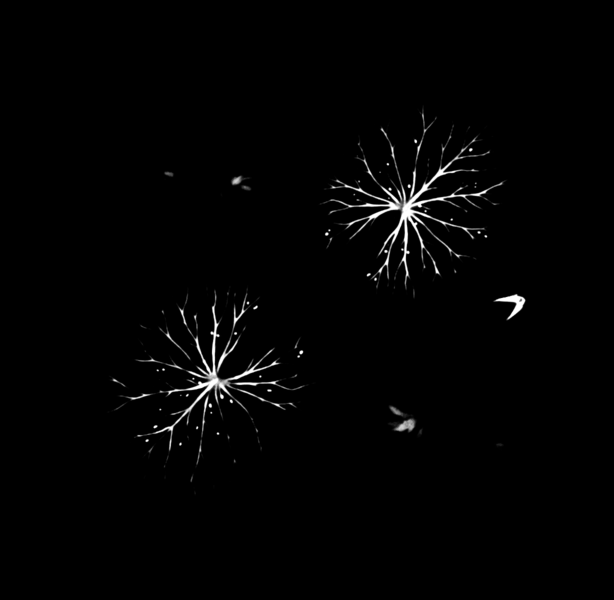
#> input picture tools/source-art/pond-ecology-v8/void/void-lily-group-01-emissive.png, 1228 x 1200 px (shown at 1/2 size)
$ python -i void_flora.py   (imports and definitions only)
#> lines starting #> are read from the running program, lines starting #| are printed output that depends on the picture
#> in mask_from_source, `alpha = rgba[..., 3] / 255`: alpha: shape (1200, 1228) float32; every value is 1
"""Void flora source processing: chroma-key cutout, canvas normalisation, emissive mask.

Cut-out from a raw Antigravity JPG or ComfyUI PNG (flat #00FF00 key):
    python -I void_flora.py <raw.jpg> <out_dir> <name> <family> [--fill F] [--gain G] [--match ref.png,...]
--match pulls the base tissue colour (mean/spread per channel) to that of approved sources, so a
second generator reads as the same material.
Re-derive masks from committed sources (bit-exact, no raw needed):
    python -I void_flora.py --mask-only <void-*.png>... [--gain G]
family: pad | group | nest | strip | lichen | overhang
Writes <name>.png (RGBA, authored alpha) and <name>-emissive.png (8-bit L, identical canvas,
zero wherever the colour is transparent).
"""
import sys, json
import numpy as np
from PIL import Image, ImageFilter

# Fraction of the canvas the plant's alpha bbox occupies (matches the v8 sources).
FILL = {'pad': .71, 'group': .72, 'nest': .73, 'strip': .82, 'lichen': .77, 'overhang': .82}
# Canvas aspect (w/h) for families whose exporter keeps the canvas (preserveCanvas); None = bbox aspect.
ASPECT = {'nest': 1768 / 1178}


def smoothstep(e0, e1, x):
    t = np.clip((x - e0) / (e1 - e0), 0, 1)
    return t * t * (3 - 2 * t)


# [21 lines left out: function key_out, not called in this run]


def _box(x, r, axis):
    pad = [(0, 0)] * x.ndim
    pad[axis] = (r + 1, r)
    c = np.cumsum(np.pad(x, pad, mode='edge'), axis=axis, dtype=np.float64)
    hi = np.take(c, range(2 * r + 1, c.shape[axis]), axis=axis)
    lo = np.take(c, range(0, c.shape[axis] - 2 * r - 1), axis=axis)
    return ((hi - lo) / (2 * r + 1)).astype(np.float32)


def blur(x, sigma):
    """Float gaussian approximation (three box passes per axis)."""
    x = np.float32(x)
    if sigma < 1:
        k = np.exp(-np.arange(-2, 3) ** 2 / (2 * sigma * sigma)); k /= k.sum()
        for axis in (0, 1):
            x = sum(w * np.roll(x, s, axis) for s, w in zip(range(-2, 3), k))
        return x
    r = max(1, int(round(np.sqrt(12 * sigma * sigma / 3 + 1) - 1) // 2))
    for axis in (0, 1):
        for _ in range(3):
            x = _box(x, r, axis)
    return x


# [7 lines left out: function tame_highlights, not called in this run]


def tissue(colour, alpha):
    """Opaque base tissue without the bright violet veins and spore points."""
    return (alpha > .8) & (emissive(colour, alpha) < .08)


# [11 lines left out: function match_palette, not called in this run]


def emissive(colour, alpha, gain=1.0):
    """Glowing veins/spore points only: violet chroma, adaptive to the image, high-passed
    so broad bruise mottling stays dark while thin veins and dots light up."""
#> called with gain = 1
    r, g, b = colour[..., 0], colour[..., 1], colour[..., 2]
    # Hue gate: red must sit between green and blue (violet, not pure blue/cyan or magenta).
    hue = smoothstep(-10, 25, r - g) * smoothstep(-40, 10, b - r)
#> in smoothstep, `t = np.clip((x - e0) / (e1 - e0), 0, 1)`: t: shape (1200, 1228) float32; every value is 0.286
#> in smoothstep, `return t * t * (3 - 2 * t)`: returned value: shape (1200, 1228) float32; every value is 0.198
#> in smoothstep (call 2), `t = np.clip((x - e0) / (e1 - e0), 0, 1)`: t: shape (1200, 1228) float32; every value is 0.8
#> in smoothstep (call 2), `return t * t * (3 - 2 * t)`: returned value: shape (1200, 1228) float32; every value is 0.896
#> hue: shape (1200, 1228) float32; every value is 0.178
    s = (b - g) * hue
#> s: shape (1200, 1228) float32; every value is 0
    solid = alpha > .9
#> solid: shape (1200, 1228) bool; every value is 1
    p = float(np.percentile(s[solid], 99.6)) if solid.any() else 120.0
#> p = 0
    hi, lo = .82 * p, max(38.0, .46 * p)
#> hi = 0; lo = 38
    level = smoothstep(lo, hi, s)
    local = s - blur(s * alpha, 14) / np.maximum(blur(alpha, 14), 1e-3)
#> the loop in blur, `for axis in (0, 1):` made 2 passes
#> the loop in blur (call 2), `for axis in (0, 1):` made 2 passes
#> pass 1, in _box (call 7), `c = np.cumsum(np.pad(x, pad, mode='edge'), axis=axis, dtype=np.float64)`:
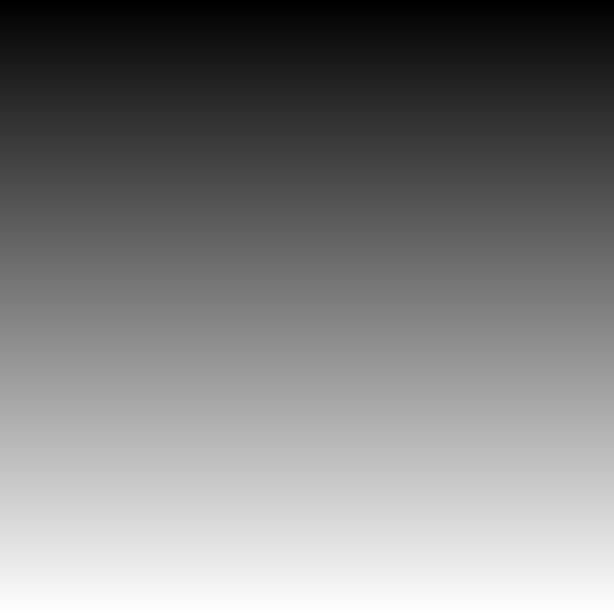
#> c: shape (1227, 1228) float64 (shown at 1/2 size); min 1, max 1227, mean 614; drawn with min black and max white
#> pass 2, in _box (call 10), `c = np.cumsum(np.pad(x, pad, mode='edge'), axis=axis, dtype=np.float64)`:
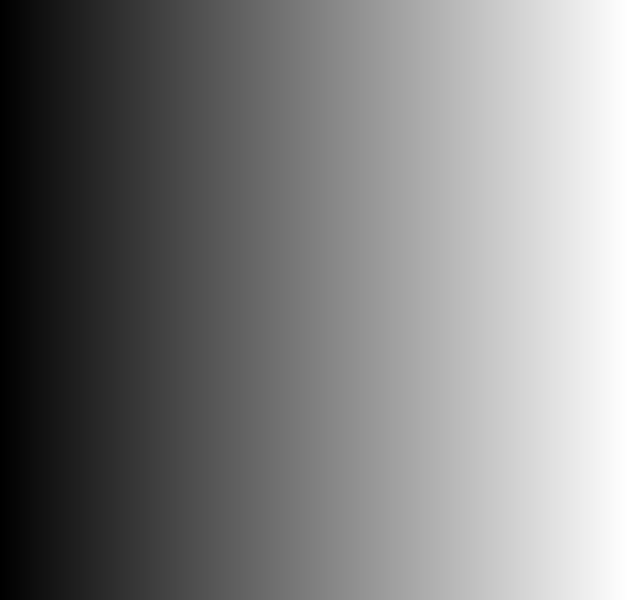
#> c: shape (1200, 1255) float64 (shown at 1/2 size); min 1, max 1255, mean 628; drawn with min black and max white
    detail = smoothstep(2, 22, local)
    # Erode the coverage so decontaminated rim pixels can never form a glowing outline.
    inner = Image.fromarray(np.uint8(np.round(alpha * 255)), 'L').filter(ImageFilter.MinFilter(7))
#> inner: PIL image 1228x1200 L; every value is 255
    inner = np.asarray(inner).astype(np.float32) / 255
    m = np.clip(level * (.35 + .65 * detail) * gain, 0, 1) * inner
#> m: shape (1200, 1228) float32; every value is 0.35
    return blur(m, .6) * alpha


# [18 lines left out: function normalise, not called in this run]


def mask_from_source(path, gain=1.0):
    """Emissive mask derived from the saved 8-bit source, so it is reproducible from the repo alone."""
    rgba = np.asarray(Image.open(path).convert('RGBA')).astype(np.float32)
    alpha = rgba[..., 3] / 255
    em = emissive(rgba[..., :3], alpha, gain)
    out = path[:-4] + '-emissive.png'
    Image.fromarray(np.uint8(np.round(np.clip(em, 0, 1) * 255)), 'L').save(out, optimize=True)
    return alpha, em


def arg(flag, default):
    return float(sys.argv[sys.argv.index(flag) + 1]) if flag in sys.argv else default


def sarg(flag):
    return sys.argv[sys.argv.index(flag) + 1] if flag in sys.argv else None


# [20 lines left out: function main, not called in this run]


# [1 line not run here, left out]

>>> result = mask_from_source('void-lily-group-01-emissive.png')
